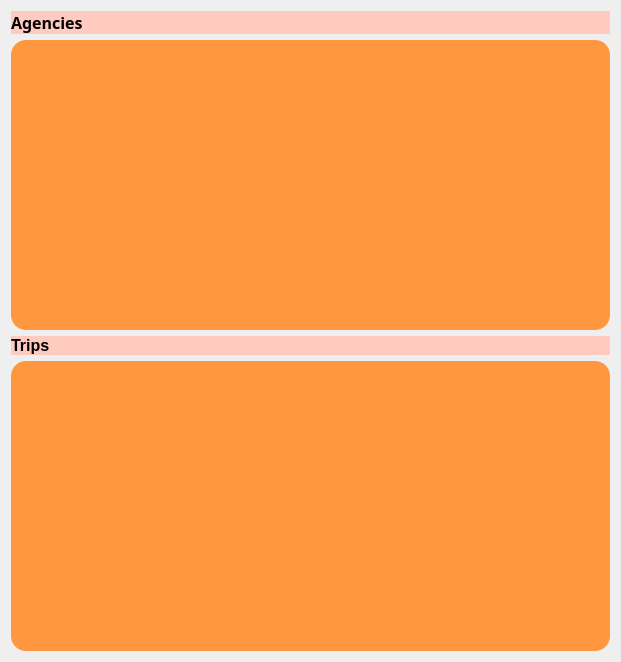
<?xml version="1.0" encoding="UTF-8"?>
<ui version="4.0">
 <class>Form</class>
 <widget class="QWidget" name="Form">
  <property name="geometry">
   <rect>
    <x>0</x>
    <y>0</y>
    <width>621</width>
    <height>662</height>
   </rect>
  </property>
  <property name="windowTitle">
   <string>Form</string>
  </property>
  <layout class="QGridLayout" name="gridLayout">
   <item row="0" column="0">
    <widget class="QLabel" name="label_5">
     <property name="font">
      <font>
       <family>72</family>
       <pointsize>8</pointsize>
       <weight>9</weight>
       <italic>false</italic>
       <bold>false</bold>
      </font>
     </property>
     <property name="layoutDirection">
      <enum>Qt::LeftToRight</enum>
     </property>
     <property name="styleSheet">
      <string notr="true">background-color:  #ffcbc0;
font: 75 8pt &quot;72&quot;;</string>
     </property>
     <property name="text">
      <string>&lt;html&gt;&lt;head/&gt;&lt;body&gt;&lt;p&gt;&lt;span style=&quot; font-size:12pt; font-weight:600;&quot;&gt;Agencies&lt;/span&gt;&lt;/p&gt;&lt;/body&gt;&lt;/html&gt;</string>
     </property>
    </widget>
   </item>
   <item row="1" column="0">
    <widget class="QListWidget" name="listAgencies">
     <property name="font">
      <font>
       <pointsize>12</pointsize>
      </font>
     </property>
     <property name="styleSheet">
      <string notr="true">background-color:  #ff9740;
border-style: outset;
border-width: 0px;
border-radius: 15px;
border-color: black;
padding: 4px;</string>
     </property>
    </widget>
   </item>
   <item row="2" column="0">
    <widget class="QLabel" name="label_8">
     <property name="styleSheet">
      <string notr="true">background-color:  #ffcbc0;
font: 75 8pt &quot;72&quot;;</string>
     </property>
     <property name="text">
      <string>&lt;html&gt;&lt;head/&gt;&lt;body&gt;&lt;p&gt;&lt;span style=&quot; font-size:12pt; font-weight:600;&quot;&gt;Trips&lt;/span&gt;&lt;/p&gt;&lt;/body&gt;&lt;/html&gt;</string>
     </property>
    </widget>
   </item>
   <item row="3" column="0">
    <widget class="QListWidget" name="listRoutes">
     <property name="font">
      <font>
       <pointsize>12</pointsize>
      </font>
     </property>
     <property name="styleSheet">
      <string notr="true">background-color:  #ff9740;
border-style: outset;
border-width: 0px;
border-radius: 15px;
border-color: black;
padding: 4px;</string>
     </property>
    </widget>
   </item>
  </layout>
 </widget>
 <resources/>
 <connections/>
</ui>
